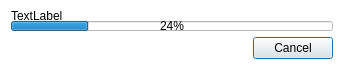
<?xml version="1.0" encoding="UTF-8"?>
<ui version="4.0">
 <class>LoadingDialog</class>
 <widget class="QDialog" name="LoadingDialog">
  <property name="geometry">
   <rect>
    <x>0</x>
    <y>0</y>
    <width>344</width>
    <height>71</height>
   </rect>
  </property>
  <property name="palette">
   <palette>
    <active>
     <colorrole role="Base">
      <brush brushstyle="SolidPattern">
       <color alpha="255">
        <red>255</red>
        <green>255</green>
        <blue>255</blue>
       </color>
      </brush>
     </colorrole>
     <colorrole role="Window">
      <brush brushstyle="SolidPattern">
       <color alpha="255">
        <red>255</red>
        <green>255</green>
        <blue>255</blue>
       </color>
      </brush>
     </colorrole>
    </active>
    <inactive>
     <colorrole role="Base">
      <brush brushstyle="SolidPattern">
       <color alpha="255">
        <red>255</red>
        <green>255</green>
        <blue>255</blue>
       </color>
      </brush>
     </colorrole>
     <colorrole role="Window">
      <brush brushstyle="SolidPattern">
       <color alpha="255">
        <red>255</red>
        <green>255</green>
        <blue>255</blue>
       </color>
      </brush>
     </colorrole>
    </inactive>
    <disabled>
     <colorrole role="Base">
      <brush brushstyle="SolidPattern">
       <color alpha="255">
        <red>255</red>
        <green>255</green>
        <blue>255</blue>
       </color>
      </brush>
     </colorrole>
     <colorrole role="Window">
      <brush brushstyle="SolidPattern">
       <color alpha="255">
        <red>255</red>
        <green>255</green>
        <blue>255</blue>
       </color>
      </brush>
     </colorrole>
    </disabled>
   </palette>
  </property>
  <property name="windowTitle">
   <string/>
  </property>
  <property name="windowOpacity">
   <double>1.000000000000000</double>
  </property>
  <layout class="QVBoxLayout" name="verticalLayout_2">
   <item>
    <layout class="QVBoxLayout" name="verticalLayout">
     <property name="spacing">
      <number>0</number>
     </property>
     <item>
      <widget class="QLabel" name="label">
       <property name="maximumSize">
        <size>
         <width>16777215</width>
         <height>10</height>
        </size>
       </property>
       <property name="text">
        <string>TextLabel</string>
       </property>
      </widget>
     </item>
     <item>
      <widget class="QProgressBar" name="progressBar">
       <property name="maximumSize">
        <size>
         <width>16777215</width>
         <height>10</height>
        </size>
       </property>
       <property name="value">
        <number>24</number>
       </property>
      </widget>
     </item>
    </layout>
   </item>
   <item>
    <layout class="QHBoxLayout" name="horizontalLayout">
     <item>
      <spacer name="horizontalSpacer">
       <property name="orientation">
        <enum>Qt::Horizontal</enum>
       </property>
       <property name="sizeHint" stdset="0">
        <size>
         <width>40</width>
         <height>20</height>
        </size>
       </property>
      </spacer>
     </item>
     <item>
      <widget class="QPushButton" name="cancelButton">
       <property name="text">
        <string>Cancel</string>
       </property>
      </widget>
     </item>
    </layout>
   </item>
  </layout>
 </widget>
 <resources/>
 <connections>
  <connection>
   <sender>cancelButton</sender>
   <signal>clicked()</signal>
   <receiver>LoadingDialog</receiver>
   <slot>reject()</slot>
   <hints>
    <hint type="sourcelabel">
     <x>281</x>
     <y>80</y>
    </hint>
    <hint type="destinationlabel">
     <x>164</x>
     <y>55</y>
    </hint>
   </hints>
  </connection>
 </connections>
</ui>
